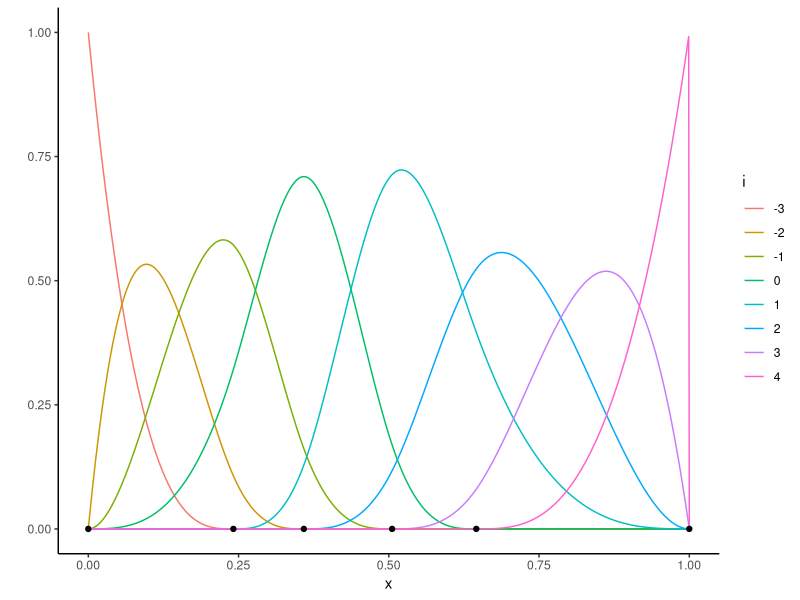

Here is the R script that generated this plot:
#!/usr/bin/env Rscript

library(ggplot2)
library(reshape2)


# Returns a function B(x, i) which calculates the value of
# the 'i'-th B-spline basis of order 'p' at 'x', with knots at 'knots'.
# Note that 'knots' should include the endpoints.
makeBp <- function(knots, p) {
        m <- length(knots) - 2                  # Number of knots
        a <- knots[1]
        b <- knots[m + 2]

        # Get the 'i'-th knot, properly accounting for endpoints
        k <- function(i) {
                if (i <= 0) {
                        return(a)
                } else if (i > m) {
                        return(b)
                }
                return(knots[i + 1])
        }

        # Base case (p = 0)
        if (p <= 0) {
                B0 <- function(x, i) {
                        as.numeric((k(i) <= x) & (x < k(i + 1)))
                }
                return(B0)
        }

        # Calculate Bp recursively
        Bprev <- makeBp(knots, p - 1)
        Bp <- function(x, i) {
                s <- 0.0
                if (k(i + p) > k(i)) {
                        s <- s + (x - k(i)) * Bprev(x, i) / (k(i + p) - k(i))
                }
                if (k(i + p + 1) > k(i + 1)) {
                        s <- s + (k(i + p + 1) - x) * Bprev(x, i + 1) / (k(i + p + 1) - k(i + 1))
                }
                return(s)
        }
        return(Bp)
}

# Randomized knots in (0, 1)
m <- 4                                          # Number of knots between 0, 1
hs <- runif(m + 1, min = 1, max = 4)
knots <- c(0.0, cumsum(hs) / sum(hs))
print(knots)

# Make a B-spline basis or order 'p'
p <- 3                                          # Order
B <- makeBp(knots, p)                           # Basis functions
I <- seq(-p, m)                                 # Indices for basis elements

x <- seq(0, 1, by = 0.001)
dat = data.frame(x)

# Calculate and store functional values
for (i in I) {
        dat = cbind(dat, i = B(x, i))
}

colnames(dat) <- c("x", I)
dat <- melt(dat, id.var = "x")

pdf("splines.pdf")

ggplot() +
        geom_line(data = dat, aes(x = x, y = value, col = variable)) +
        geom_point(data = data.frame(x = knots, y = 0 * knots), aes(x = x, y = y)) +
        labs(y = "", col = "i") +
        theme_classic()

dev.off()
